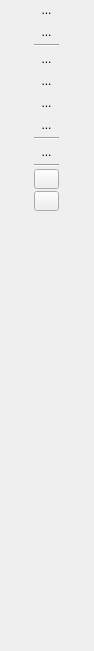
<?xml version="1.0" encoding="UTF-8"?>
<ui version="4.0">
 <class>Form</class>
 <widget class="QWidget" name="Form">
  <property name="geometry">
   <rect>
    <x>0</x>
    <y>0</y>
    <width>94</width>
    <height>651</height>
   </rect>
  </property>
  <property name="windowTitle">
   <string>Form</string>
  </property>
  <layout class="QGridLayout" name="gridLayout">
   <property name="horizontalSpacing">
    <number>0</number>
   </property>
   <property name="verticalSpacing">
    <number>2</number>
   </property>
   <property name="margin">
    <number>0</number>
   </property>
   <item row="0" column="0">
    <widget class="QToolButton" name="uiNavigateModeBTN">
     <property name="maximumSize">
      <size>
       <width>25</width>
       <height>20</height>
      </size>
     </property>
     <property name="toolTip">
      <string>Navigation Mode</string>
     </property>
     <property name="text">
      <string>...</string>
     </property>
     <property name="iconSize">
      <size>
       <width>24</width>
       <height>24</height>
      </size>
     </property>
     <property name="checkable">
      <bool>true</bool>
     </property>
     <property name="autoRaise">
      <bool>true</bool>
     </property>
    </widget>
   </item>
   <item row="3" column="0">
    <widget class="QToolButton" name="uiSelectionModeBTN">
     <property name="maximumSize">
      <size>
       <width>25</width>
       <height>20</height>
      </size>
     </property>
     <property name="toolTip">
      <string>Select Mode</string>
     </property>
     <property name="text">
      <string>...</string>
     </property>
     <property name="iconSize">
      <size>
       <width>24</width>
       <height>24</height>
      </size>
     </property>
     <property name="checkable">
      <bool>true</bool>
     </property>
     <property name="autoRaise">
      <bool>true</bool>
     </property>
    </widget>
   </item>
   <item row="14" column="0">
    <spacer name="verticalSpacer">
     <property name="orientation">
      <enum>Qt::Vertical</enum>
     </property>
     <property name="sizeHint" stdset="0">
      <size>
       <width>22</width>
       <height>439</height>
      </size>
     </property>
    </spacer>
   </item>
   <item row="4" column="0">
    <widget class="Line" name="line">
     <property name="orientation">
      <enum>Qt::Horizontal</enum>
     </property>
    </widget>
   </item>
   <item row="12" column="0">
    <widget class="ColorPickerButton" name="uiForegroundColorBTN">
     <property name="maximumSize">
      <size>
       <width>25</width>
       <height>20</height>
      </size>
     </property>
     <property name="toolTip">
      <string>&lt;!DOCTYPE HTML PUBLIC &quot;-//W3C//DTD HTML 4.0//EN&quot; &quot;http://www.w3.org/TR/REC-html40/strict.dtd&quot;&gt;
&lt;html&gt;&lt;head&gt;&lt;meta name=&quot;qrichtext&quot; content=&quot;1&quot; /&gt;&lt;style type=&quot;text/css&quot;&gt;
p, li { white-space: pre-wrap; }
&lt;/style&gt;&lt;/head&gt;&lt;body style=&quot; font-family:'MS Shell Dlg 2'; font-size:8.25pt; font-weight:400; font-style:normal;&quot;&gt;
&lt;p style=&quot; margin-top:0px; margin-bottom:0px; margin-left:0px; margin-right:0px; -qt-block-indent:0; text-indent:0px;&quot;&gt;&lt;span style=&quot; font-size:8pt;&quot;&gt;Foreground Color&lt;/span&gt;&lt;/p&gt;&lt;/body&gt;&lt;/html&gt;</string>
     </property>
    </widget>
   </item>
   <item row="6" column="0">
    <widget class="QToolButton" name="uiBrushModeBTN">
     <property name="maximumSize">
      <size>
       <width>25</width>
       <height>20</height>
      </size>
     </property>
     <property name="toolTip">
      <string>Brush Mode</string>
     </property>
     <property name="text">
      <string>...</string>
     </property>
     <property name="iconSize">
      <size>
       <width>24</width>
       <height>24</height>
      </size>
     </property>
     <property name="checkable">
      <bool>true</bool>
     </property>
     <property name="autoRaise">
      <bool>true</bool>
     </property>
    </widget>
   </item>
   <item row="5" column="0">
    <widget class="QToolButton" name="uiPencilModeBTN">
     <property name="maximumSize">
      <size>
       <width>25</width>
       <height>20</height>
      </size>
     </property>
     <property name="toolTip">
      <string>Pencil Mode</string>
     </property>
     <property name="text">
      <string>...</string>
     </property>
     <property name="iconSize">
      <size>
       <width>24</width>
       <height>24</height>
      </size>
     </property>
     <property name="checkable">
      <bool>true</bool>
     </property>
     <property name="autoRaise">
      <bool>true</bool>
     </property>
    </widget>
   </item>
   <item row="7" column="0">
    <widget class="QToolButton" name="uiTextBTN">
     <property name="minimumSize">
      <size>
       <width>25</width>
       <height>20</height>
      </size>
     </property>
     <property name="maximumSize">
      <size>
       <width>25</width>
       <height>20</height>
      </size>
     </property>
     <property name="toolTip">
      <string>&lt;!DOCTYPE HTML PUBLIC &quot;-//W3C//DTD HTML 4.0//EN&quot; &quot;http://www.w3.org/TR/REC-html40/strict.dtd&quot;&gt;
&lt;html&gt;&lt;head&gt;&lt;meta name=&quot;qrichtext&quot; content=&quot;1&quot; /&gt;&lt;style type=&quot;text/css&quot;&gt;
p, li { white-space: pre-wrap; }
&lt;/style&gt;&lt;/head&gt;&lt;body style=&quot; font-family:'MS Shell Dlg 2'; font-size:8.25pt; font-weight:400; font-style:normal;&quot;&gt;
&lt;p style=&quot; margin-top:0px; margin-bottom:0px; margin-left:0px; margin-right:0px; -qt-block-indent:0; text-indent:0px;&quot;&gt;&lt;span style=&quot; font-size:8pt;&quot;&gt;Add Text&lt;/span&gt;&lt;/p&gt;&lt;/body&gt;&lt;/html&gt;</string>
     </property>
     <property name="text">
      <string>...</string>
     </property>
     <property name="iconSize">
      <size>
       <width>24</width>
       <height>24</height>
      </size>
     </property>
     <property name="autoRaise">
      <bool>true</bool>
     </property>
    </widget>
   </item>
   <item row="8" column="0">
    <widget class="QToolButton" name="uiMediaBTN">
     <property name="minimumSize">
      <size>
       <width>25</width>
       <height>20</height>
      </size>
     </property>
     <property name="maximumSize">
      <size>
       <width>25</width>
       <height>20</height>
      </size>
     </property>
     <property name="toolTip">
      <string>&lt;!DOCTYPE HTML PUBLIC &quot;-//W3C//DTD HTML 4.0//EN&quot; &quot;http://www.w3.org/TR/REC-html40/strict.dtd&quot;&gt;
&lt;html&gt;&lt;head&gt;&lt;meta name=&quot;qrichtext&quot; content=&quot;1&quot; /&gt;&lt;style type=&quot;text/css&quot;&gt;
p, li { white-space: pre-wrap; }
&lt;/style&gt;&lt;/head&gt;&lt;body style=&quot; font-family:'MS Shell Dlg 2'; font-size:8.25pt; font-weight:400; font-style:normal;&quot;&gt;
&lt;p style=&quot; margin-top:0px; margin-bottom:0px; margin-left:0px; margin-right:0px; -qt-block-indent:0; text-indent:0px;&quot;&gt;&lt;span style=&quot; font-size:8pt;&quot;&gt;Add Media&lt;/span&gt;&lt;/p&gt;&lt;/body&gt;&lt;/html&gt;</string>
     </property>
     <property name="text">
      <string>...</string>
     </property>
     <property name="iconSize">
      <size>
       <width>24</width>
       <height>24</height>
      </size>
     </property>
     <property name="autoRaise">
      <bool>true</bool>
     </property>
    </widget>
   </item>
   <item row="10" column="0">
    <widget class="QToolButton" name="uiLayersBTN">
     <property name="minimumSize">
      <size>
       <width>25</width>
       <height>20</height>
      </size>
     </property>
     <property name="maximumSize">
      <size>
       <width>25</width>
       <height>20</height>
      </size>
     </property>
     <property name="toolTip">
      <string>Edit Layers</string>
     </property>
     <property name="text">
      <string>...</string>
     </property>
     <property name="iconSize">
      <size>
       <width>24</width>
       <height>24</height>
      </size>
     </property>
     <property name="autoRaise">
      <bool>true</bool>
     </property>
    </widget>
   </item>
   <item row="11" column="0">
    <widget class="Line" name="line_2">
     <property name="orientation">
      <enum>Qt::Horizontal</enum>
     </property>
    </widget>
   </item>
   <item row="9" column="0">
    <widget class="Line" name="line_3">
     <property name="orientation">
      <enum>Qt::Horizontal</enum>
     </property>
    </widget>
   </item>
   <item row="13" column="0">
    <widget class="ColorPickerButton" name="uiBackgroundColorBTN">
     <property name="maximumSize">
      <size>
       <width>25</width>
       <height>20</height>
      </size>
     </property>
     <property name="toolTip">
      <string>Background Color</string>
     </property>
    </widget>
   </item>
  </layout>
 </widget>
 <customwidgets>
  <customwidget>
   <class>ColorPickerButton</class>
   <extends>QPushButton</extends>
   <header>blurdev.gui.widgets.colorwidgets</header>
  </customwidget>
 </customwidgets>
 <resources/>
 <connections/>
</ui>
